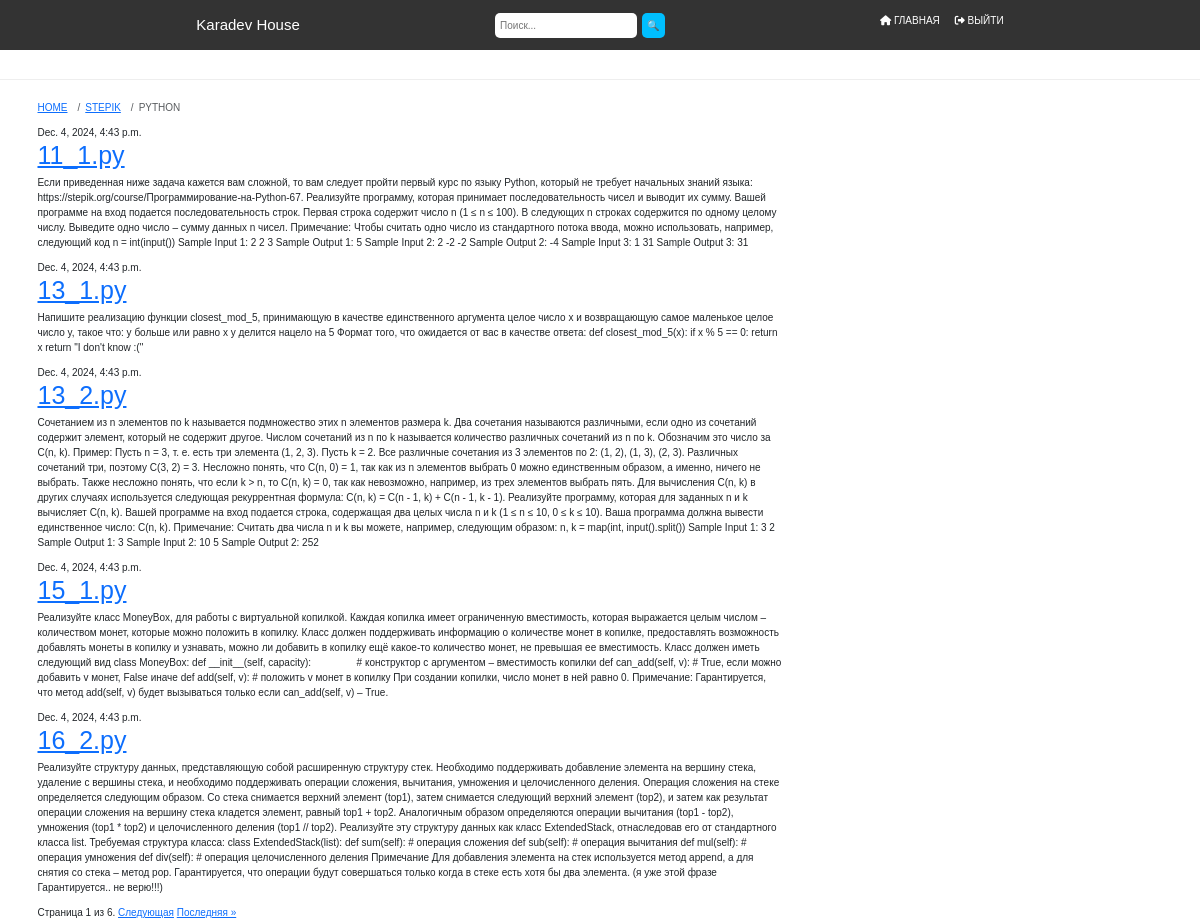
/stepik/python/, run on the app's committed database.
### stepik/models.py (models this page shows, shortened)
class Taskpy(models.Model):
    title = models.CharField(max_length=200)
    text = models.TextField()
    created_date = models.DateTimeField(default=timezone.now)
    published_date = models.DateTimeField(blank=True, null=True)
    author = models.ForeignKey(settings.AUTH_USER_MODEL, on_delete=models.CASCADE)

### stepik/views.py (the view)
# urls.py: path('python/', views.task_list, name='py_task_list'),
def task_list(request):
    tasks = Taskpy.objects.all()
    paginator = Paginator(tasks, 5)
    page_number = request.GET.get('page')
    page_obj = paginator.get_page(page_number)
    return render(request, 'stepik/task_list.html', {
        'tasks': page_obj,
        'page_obj': page_obj,
        'user': request.user.is_superuser,
    })

### blog/templates/stepik/task_list.html (shortened to what this page needs)
{% extends 'blog/base.html' %}
{% block content %}
    <nav aria-label="breadcrumb">
    <ol class="breadcrumb">
      <li class="breadcrumb-item"><a href="{% url 'cards' %}">HOME</a></li>
      <li class="breadcrumb-item"><a href="{% url 'teleport_stepik' %}">STEPIK</a></li>
      <li class="breadcrumb-item active" aria-current="page">PYTHON</li>
    </ol>
  </nav>
    {% for task in tasks %}
        <div class="task">
            <div class="date">
                {{ task.published_date }}
            </div>
            <h1><a href="{% url 'py_task_detail' pk=task.pk %}">{{ task.title }}</a></h1>
            <p>{{ task.text|linebreaksbr }}</p>
        </div>
    {% endfor %}
<div>
    <span class="step-links">
        <span class="current">
            Страница {{ page_obj.number }} из {{ page_obj.paginator.num_pages }}.
        </span>
        {% if page_obj.has_next %}
            <a href="?page={{ page_obj.next_page_number }}">Следующая</a>
            <a href="?page={{ page_obj.paginator.num_pages }}">Последняя &raquo;</a>
        {% endif %}
    </span>
</div>
{% endblock %}

### blog/static/css/navbar.css (style rules this page uses)
body { margin: 0; font-family: Arial, sans-serif; }

### data on the page
Taskpy: published_date "Dec. 4, 2024, 4:43 p.m.", title "11_1.py", text "Если приведенная ниже задача кажется вам сложной, то вам следует пройти первый курс по языку Python, который не требует начальных знаний языка: https://stepik.org/course/Программирование-на-Python-67 . Реализуйте программу, которая принимает последовательность чисел и выводит их сумму. Вашей программе на вход подается последовательность строк. Первая строка содержит число n (1 ≤ n ≤ 100). В следующих n строках содержится по одному целому числу. Выведите одно число – сумму данных n чисел. Примечание: Чтобы считать одно число из стандартного потока ввода, можно использовать, например, следующий код n = int(input()) Sample Input 1: 2 2 3 Sample Output 1: 5 Sample Input 2: 2 -2 -2 Sample Output…"
Taskpy: published_date "Dec. 4, 2024, 4:43 p.m.", title "13_1.py", text "Напишите реализацию функции closest_mod_5, принимающую в качестве единственного аргумента целое число x и возвращающую самое маленькое целое число y, такое что: y больше или равно x y делится нацело на 5 Формат того, что ожидается от вас в качестве ответа: def closest_mod_5(x): if x % 5 == 0: return x return \"I don't know :(\""
Taskpy: published_date "Dec. 4, 2024, 4:43 p.m.", title "13_2.py", text "Сочетанием из n элементов по k называется подмножество этих n элементов размера k. Два сочетания называются различными, если одно из сочетаний содержит элемент, который не содержит другое. Числом сочетаний из n по k называется количество различных сочетаний из n по k. Обозначим это число за C(n, k). Пример: Пусть n = 3, т. е. есть три элемента (1, 2, 3). Пусть k = 2. Все различные сочетания из 3 элементов по 2: (1, 2), (1, 3), (2, 3). Различных сочетаний три, поэтому C(3, 2) = 3. Несложно понять, что C(n, 0) = 1, так как из n элементов выбрать 0 можно единственным образом, а именно, ничего не выбрать. Также несложно понять, что если k > n, то C(n, k) = 0, так как невозможно, например, из…"
Taskpy: published_date "Dec. 4, 2024, 4:43 p.m.", title "15_1.py", text "Реализуйте класс MoneyBox, для работы с виртуальной копилкой. Каждая копилка имеет ограниченную вместимость, которая выражается целым числом – количеством монет, которые можно положить в копилку. Класс должен поддерживать информацию о количестве монет в копилке, предоставлять возможность добавлять монеты в копилку и узнавать, можно ли добавить в копилку ещё какое-то количество монет, не превышая ее вместимость. Класс должен иметь следующий вид class MoneyBox: def __init__(self, capacity): # конструктор с аргументом – вместимость копилки def can_add(self, v): # True, если можно добавить v монет, False иначе def add(self, v): # положить v монет в копилку При создании копилки, число монет в…"
Taskpy: published_date "Dec. 4, 2024, 4:43 p.m.", title "16_2.py", text "Реализуйте структуру данных, представляющую собой расширенную структуру стек. Необходимо поддерживать добавление элемента на вершину стека, удаление с вершины стека, и необходимо поддерживать операции сложения, вычитания, умножения и целочисленного деления. Операция сложения на стеке определяется следующим образом. Со стека снимается верхний элемент (top1), затем снимается следующий верхний элемент (top2), и затем как результат операции сложения на вершину стека кладется элемент, равный top1 + top2. Аналогичным образом определяются операции вычитания (top1 - top2), умножения (top1 * top2) и целочисленного деления (top1 // top2). Реализуйте эту структуру данных как класс ExtendedStack,…"

### other printed values
{{ page_obj.number }} "1"
{{ page_obj.paginator.num_pages }} "6"
